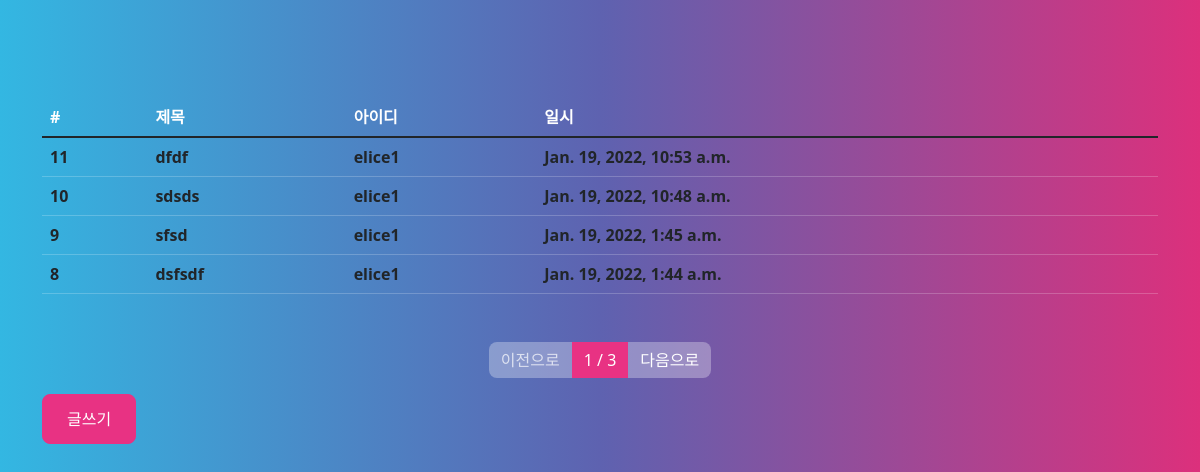
Before: /board/list/ with the older database file.
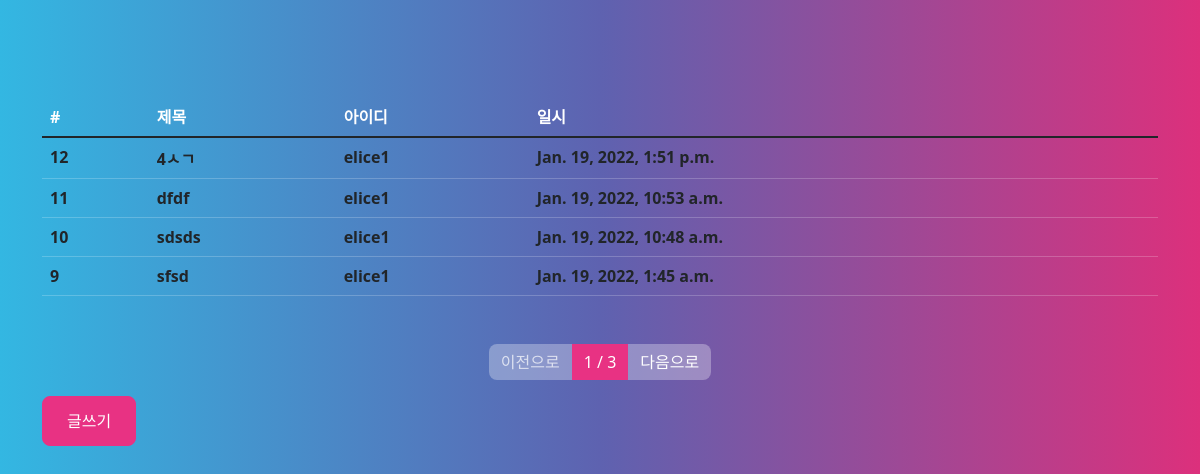
After: the same page with the newer database file.
### board/models.py (models this page shows, shortened)
class Board(models.Model):
    title = models.CharField(max_length=128,
                                verbose_name='제목')# vorbose_name의 의미 정의는 노트 4번 참고!
    contents = models.TextField(verbose_name='내용')
    writer = models.ForeignKey('pruser.Pruser',on_delete=models.CASCADE,              # 사용자가 탈퇴하면 사용자의 모든 기록을 삭제하겠다는 코드
                                verbose_name='작성자')    # dttm은 datetime의 약자로 사용!
    tags = models.ManyToManyField('tag.Tag', verbose_name='태그')
    registered_dttm = models.DateTimeField(auto_now_add=True,  # auto_now_add=True 자동으로 현시간 저장! /Flask에 비해 편리
    verbose_name='등록시간')
    class Meta:
        db_table = 'pr1_board' # 기본적으로 추가되는 앱들과 구분하기 위해 생성
        verbose_name = '프로젝트 게시글'
        verbose_name_plural = '프로젝트 게시글'# 복수형도 표시되게 하는 코드

### pruser/models.py (models this page shows)
class Pruser(models.Model):
    username = models.CharField(max_length=32,
                                verbose_name='사용자명')# vorbose_name의 의미 정의는 노트 4번 참고!
    useremail = models.CharField(max_length=128,
                                verbose_name='사용자이메일')
    password = models.CharField(max_length=64,              # charfield 는 문자열을 담을수 있는 필드
                                verbose_name='비밀번호')    # dttm은 datetime의 약자로 사용!
    registered_dttm = models.DateTimeField(auto_now_add=True,  # auto_now_add=True 자동으로 현시간 저장! /Flask에 비해 편리
    verbose_name='등록시간')
    def __str__(self):
        return self.username # 새로 만든 유저 문구는 클래스를 문자열로 변환했을때 나오는값이지만
    class Meta:
        db_table = 'pruser_pruser' # 기본적으로 추가되는 앱들과 구분하기 위해 생성
        verbose_name = '프로젝트 사용자'
        verbose_name_plural = '프로젝트 사용자'# 복수형도 표시되게 하는 코드

### board/views.py (the view)
# urls.py: path('list/', views.board_list),
def board_list(request):
    all_boards = Board.objects.all().order_by('-id')
    page = int(request.GET.get('p', 1))
    paginator = Paginator(all_boards, 4)
    boards = paginator.get_page(page)
    return render(request, 'board_list.html', {"boards": boards})

### board/templates/board_list.html (shortened to what this page needs)
{% extends "base.html" %}
{% block contents %}
<div class="row mt-5">
    <div class="col-12">
        <table class="table">
            <thead>
                <tr>
                    <th>#</th>
                    <th>제목</th>
                    <th>아이디</th>
                    <th>일시</th>
                </tr>
            </thead>
            <tbody class="text-dark">
                {% for board in boards %}
                <tr onclick="location.href='/board/detail/{{ board.id }}/'">
                    <th>{{ board.id }}</th>
                    <th>{{ board.title }}</th>
                    <th>{{ board.writer }}</th>
                    <th>{{ board.registered_dttm }}</th>
                </tr>
                    {% endfor %}
            </tbody>
        </table>
    </div>
</div>
<div class="row mt-2">
    <div class="col-12">
        <nav>
            <ul class="pagination justify-content-center">
                {% if boards.has_previous %}
                <li class="page-item">
                    <a class='page-link' href="?p={{ boards.previous_page_number }}">이전으로</a>
                </li>
                {% else %}
                <li class="page-item disabled">
                    <a class='page-link' href="#">이전으로</a>
                </li>
                {% endif %}
                <li class="page-item active">
                    <a class='page-link' href="#">{{ boards.number }} / {{ boards.paginator.num_pages }}</a>
                </li>
                {% if boards.has_next %}
                <li class="page-item">
                    <a class="page-link" href="?p={{ boards.next_page_number }}" >다음으로</a>
                </li>
                {% else %}
                <li class="page-item">
                    <a class='page-link disabled' href="#">이전으로</a>
                </li>
                {% endif %}
            </ul>
        </nav>
    </div>
</div>
<div class="row">
    <div class="col-12">
        <button class="btn btn-primary"  onclick="location.href='/board/write/'">글쓰기</button>
    </div>
</div>
{% endblock %}

Changed rows visible on the page:
no longer on this page (row unchanged): Board: id "8", title "dsfsdf", writer "elice1", registered_dttm "Jan. 19, 2022, 1:44 a.m."
added Board: id "12", title "4ㅅㄱ", writer "elice1", registered_dttm "Jan. 19, 2022, 1:51 p.m."
